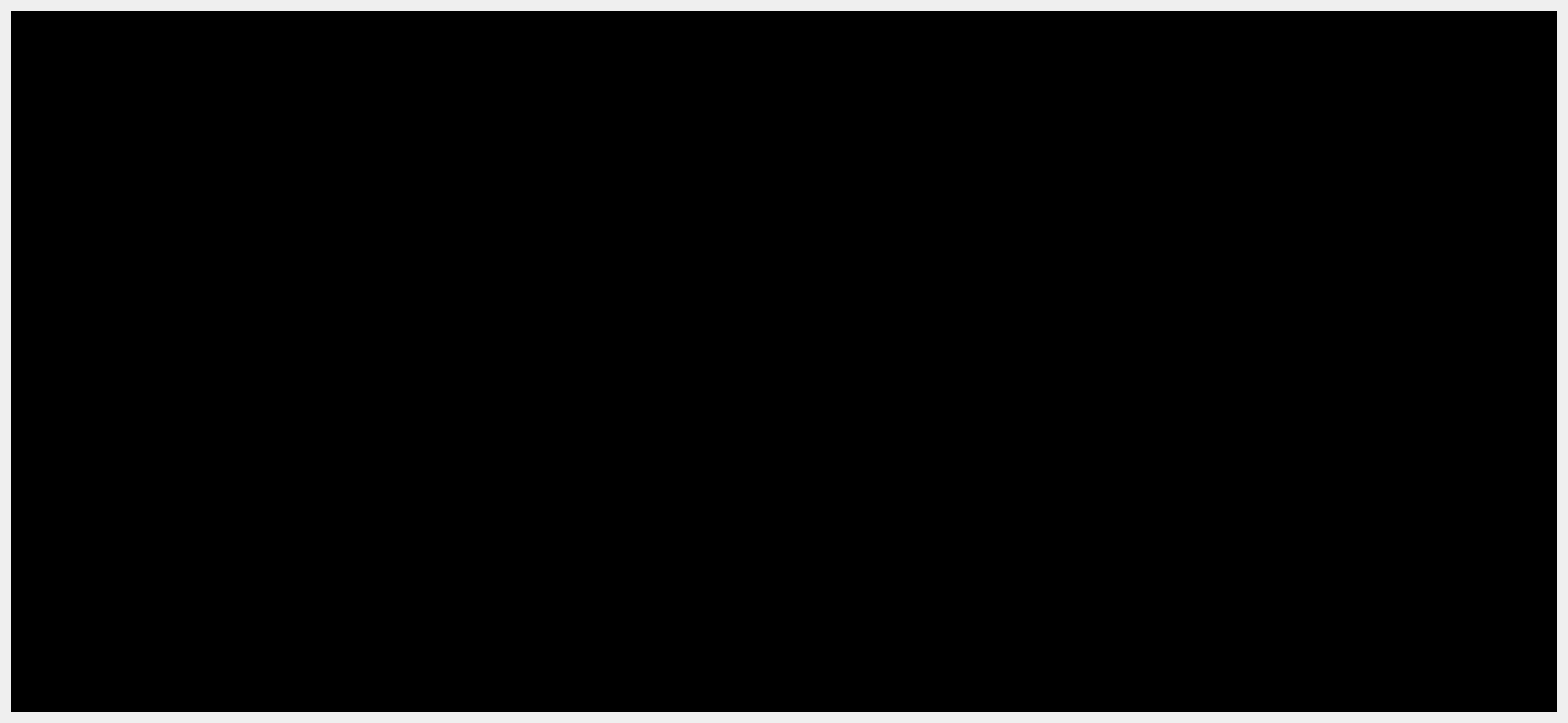
<?xml version="1.0" encoding="UTF-8"?>
<ui version="4.0">
 <class>ConsolClassClass</class>
 <widget class="QWidget" name="ConsolClassClass">
  <property name="geometry">
   <rect>
    <x>0</x>
    <y>0</y>
    <width>1569</width>
    <height>723</height>
   </rect>
  </property>
  <property name="windowTitle">
   <string>ConsolClass</string>
  </property>
  <layout class="QVBoxLayout" name="verticalLayout">
   <item>
    <widget class="QTextEdit" name="memText">
     <property name="sizePolicy">
      <sizepolicy hsizetype="Expanding" vsizetype="Expanding">
       <horstretch>0</horstretch>
       <verstretch>0</verstretch>
      </sizepolicy>
     </property>
     <property name="font">
      <font>
       <family>new 10px</family>
       <pointsize>11</pointsize>
       <italic>false</italic>
       <bold>false</bold>
      </font>
     </property>
     <property name="styleSheet">
      <string notr="true">font: courier new 10px;
background-color: black;
color: white;
</string>
     </property>
     <property name="lineWrapMode">
      <enum>QTextEdit::NoWrap</enum>
     </property>
     <property name="html">
      <string>&lt;!DOCTYPE HTML PUBLIC &quot;-//W3C//DTD HTML 4.0//EN&quot; &quot;http://www.w3.org/TR/REC-html40/strict.dtd&quot;&gt;
&lt;html&gt;&lt;head&gt;&lt;meta name=&quot;qrichtext&quot; content=&quot;1&quot; /&gt;&lt;meta charset=&quot;utf-8&quot; /&gt;&lt;style type=&quot;text/css&quot;&gt;
p, li { white-space: pre-wrap; }
hr { height: 1px; border-width: 0; }
li.unchecked::marker { content: &quot;\2610&quot;; }
li.checked::marker { content: &quot;\2612&quot;; }
&lt;/style&gt;&lt;/head&gt;&lt;body style=&quot; font-family:'new 10px'; font-size:11pt; font-weight:400; font-style:normal;&quot;&gt;
&lt;p style=&quot;-qt-paragraph-type:empty; margin-top:0px; margin-bottom:0px; margin-left:0px; margin-right:0px; -qt-block-indent:0; text-indent:0px;&quot;&gt;&lt;br /&gt;&lt;/p&gt;&lt;/body&gt;&lt;/html&gt;</string>
     </property>
    </widget>
   </item>
  </layout>
 </widget>
 <layoutdefault spacing="6" margin="11"/>
 <resources/>
 <connections/>
</ui>
